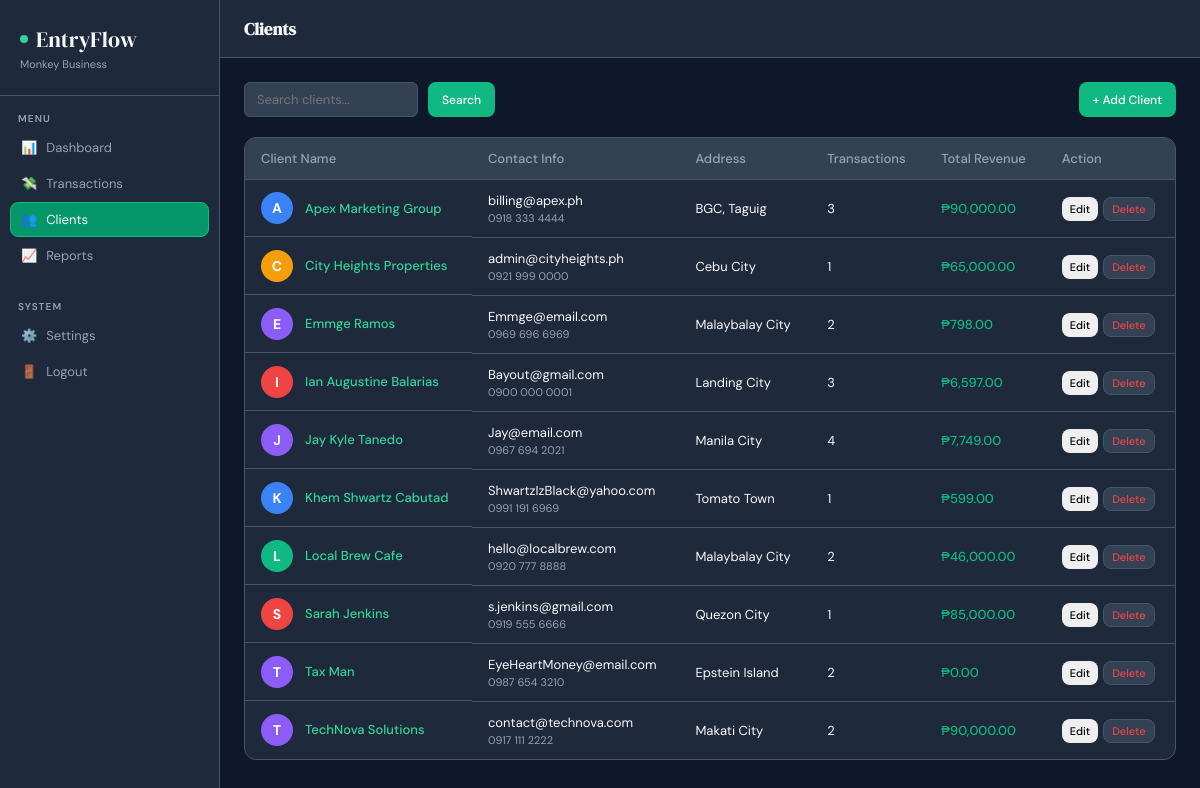
/clients.php (signed in), run on the app's committed database.
### tables this page shows
CREATE TABLE `clients` (
  `id` int(10) UNSIGNED NOT NULL,
  `user_id` int(10) UNSIGNED NOT NULL,
  `name` varchar(150) NOT NULL,
  `email` varchar(150) DEFAULT NULL,
  `phone` varchar(20) DEFAULT NULL,
  `address` text DEFAULT NULL,
  `notes` text DEFAULT NULL,
  `created_at` datetime NOT NULL DEFAULT current_timestamp(),
  `updated_at` datetime NOT NULL DEFAULT current_timestamp() ON UPDATE current_timestamp()
);

### clients.php (the view, shortened to what this page needs)
<?php
$db = getDB();
$userId = (int)$_SESSION['user_id'];
$search = $_GET['search'] ?? '';
$query = "
    SELECT c.*, COUNT(t.id) AS tx_count,
           SUM(CASE WHEN t.type='income' THEN t.amount ELSE 0 END) AS total_revenue
    FROM clients c
    LEFT JOIN transactions t ON t.client_id = c.id AND t.user_id = ?
    WHERE c.user_id = ?
";
$query .= " GROUP BY c.id ORDER BY c.name ASC";
$stmt = $db->prepare($query);
if ($search !== '') {
    $searchTerm = "%" . $search . "%";
    $stmt->bind_param("iis", $userId, $userId, $searchTerm);
} else {
    $stmt->bind_param("ii", $userId, $userId);
}
$stmt->execute();
$clients = $stmt->get_result()->fetch_all(MYSQLI_ASSOC);
include 'includes/header.php';
?>
<div style="display: flex; justify-content: space-between; margin-bottom: 20px;">
    <form method="GET" action="clients.php" style="display: flex; gap: 10px;">
        <input type="text" name="search" class="sb" placeholder="Search clients..." value="<?= htmlspecialchars($search) ?>">
        <button type="submit" class="btn btn-primary">Search</button>
    </form>
    <button class="btn btn-primary" onclick="openModal('clientModal')">+ Add Client</button>
</div>
<div class="tc">
    <table>
        <thead>
            <tr>
                <th>Client Name</th>
                <th>Contact Info</th>
                <th>Address</th>
                <th>Transactions</th>
                <th>Total Revenue</th>
                <th>Action</th>
            </tr>
        </thead>
        <tbody>
            <?php if (empty($clients)): ?>
                <tr>
                    <td colspan="6" style="text-align: center; padding: 30px; color: var(--text-muted);">No clients found.</td>
                </tr>
            <?php else: ?>
                <?php foreach ($clients as $client): ?>
                    <tr>
                        <td class="client-name-wrap">
                            <?php
                                $initial = strtoupper(substr($client['name'], 0, 1));
                                $colorClass = 'av-' . ((ord($initial) % 5) + 1);
                            ?>
                            <div class="avatar <?= $colorClass ?>"><?= $initial ?></div>
                            <span style="font-weight: 500; color: var(--primary-light);"><?= htmlspecialchars($client['name']) ?></span>
                        </td>
                        <td class="tdn">
                            <div><?= htmlspecialchars($client['email'] ?? 'No email') ?></div>
                            <div class="tds"><?= htmlspecialchars($client['phone'] ?? 'No phone') ?></div>
                        </td>
                        <td><?= htmlspecialchars($client['address'] ?? '—') ?></td>
                        <td><?= (int)$client['tx_count'] ?></td>
                        <td class="ap">₱<?= number_format($client['total_revenue'] ?? 0, 2) ?></td>
                        <td>
                            <div style="display: flex; gap: 5px;">
                                <button class="btn" style="padding: 4px 8px; font-size: 11px;"
                                    onclick="editClient(this)"
                                    data-id="<?= $client['id'] ?>"
                                    data-name="<?= htmlspecialchars($client['name']) ?>"
                                    data-email="<?= htmlspecialchars($client['email'] ?? '') ?>"
                                    data-phone="<?= htmlspecialchars($client['phone'] ?? '') ?>"
                                    data-address="<?= htmlspecialchars($client['address'] ?? '') ?>"
                                    data-notes="<?= htmlspecialchars($client['notes'] ?? '') ?>"
                                >Edit</button>
                                <button class="btn btn-danger" style="padding: 4px 8px; font-size: 11px;"
                                    onclick="confirmDelete('client', <?= $client['id'] ?>)">Delete</button>
                            </div>
                        </td>
                    </tr>
                <?php endforeach; ?>
            <?php endif; ?>
        </tbody>
    </table>
</div>
<?php include 'includes/footer.php'; ?>

### includes/header.php (shortened to what this page needs)
<?php
$headerDb = getDB();
$headerUid = (int)($_SESSION['user_id'] ?? 0);
$adminInfo = $headerDb->query("SELECT business_name, currency FROM admins WHERE id = $headerUid")->fetch_assoc();
$bizName = $adminInfo['business_name'] ?? 'My Business';
?>
<!DOCTYPE html>
<html lang="en">
<head>
    <link rel="stylesheet" href="assets/css/style.css?v=<?= time(); ?>">
</head>
<body>
    <aside class="sidebar">
        <div class="logo-wrap">
            <div class="logo"><div class="logo-dot"></div> EntryFlow</div>
            <div class="biz-name"><?= htmlspecialchars($bizName) ?></div>
        </div>
        <nav>
            <div class="nav-label">Menu</div>
            <a href="index.php" class="nav-item <?= basename($_SERVER['PHP_SELF']) == 'index.php' ? 'active' : '' ?>">
                <span class="ni-ic">📊</span> Dashboard
            </a>
            <a href="transactions.php" class="nav-item <?= basename($_SERVER['PHP_SELF']) == 'transactions.php' ? 'active' : '' ?>">
                <span class="ni-ic">💸</span> Transactions
            </a>
            <a href="clients.php" class="nav-item <?= basename($_SERVER['PHP_SELF']) == 'clients.php' ? 'active' : '' ?>">
                <span class="ni-ic">👥</span> Clients
            </a>
            <a href="reports.php" class="nav-item <?= basename($_SERVER['PHP_SELF']) == 'reports.php' ? 'active' : '' ?>">
                <span class="ni-ic">📈</span> Reports
            </a>
            <div class="nav-label" style="margin-top: 15px;">System</div>
            <a href="settings.php" class="nav-item <?= basename($_SERVER['PHP_SELF']) == 'settings.php' ? 'active' : '' ?>">
                <span class="ni-ic">⚙️</span> Settings
            </a>
            <a href="logout.php" class="nav-item">
                <span class="ni-ic">🚪</span> Logout
            </a>
        </nav>
    </aside>
    <main class="main">
        <header class="topbar">
            <h1 class="page-title">
                <?php
                    $pageName = basename($_SERVER['PHP_SELF'], ".php");
                    echo ucfirst($pageName === 'index' ? 'dashboard' : $pageName);
                ?>
            </h1>
        </header>
        <div class="content">

### assets/css/style.css (style rules this page uses)
:root { --primary: #10B981; --primary-dark: #059669; --primary-light: #34D399; --accent: #38BDF8; --bg-main: #0F172A; --surface-1: #1E293B; --surface-2: #334155; --border-color: #475569; --text-main: #F8FAFC; --text-muted: #94A3B8; --success: #10B981; --danger: #EF4444; --sidebar-width: 220px; }
*, *::before, *::after { box-sizing: border-box; margin: 0; padding: 0; }
body { font-family: 'DM Sans', sans-serif; background: var(--bg-main); color: var(--text-main); display: flex; height: 100vh; overflow: hidden; }
.sidebar { width: var(--sidebar-width); background: var(--surface-1); border-right: 1px solid var(--border-color); display: flex; flex-direction: column; flex-shrink: 0; padding-bottom: 24px; }
.logo-wrap { padding: 24px 20px; border-bottom: 1px solid var(--border-color); }
.logo { font-family: 'DM Serif Display', serif; font-size: 22px; display: flex; align-items: center; gap: 8px; }
.logo-dot { width: 8px; height: 8px; border-radius: 50%; background: var(--primary-light); }
.biz-name { font-size: 11px; color: var(--text-muted); margin-top: 3px; overflow: hidden; text-overflow: ellipsis; white-space: nowrap; }
nav { flex: 1; padding: 4px 10px; }
.nav-label { font-size: 10px; font-weight: 600; letter-spacing: 1.1px; color: var(--text-muted); text-transform: uppercase; padding: 12px 8px 5px; }
.nav-item { display: flex; align-items: center; gap: 9px; padding: 8px 10px; border-radius: 8px; font-size: 13px; color: var(--text-muted); cursor: pointer; transition: all 0.15s; margin-bottom: 1px; border: 1px solid transparent; text-decoration: none; }
.nav-item.active { background: var(--primary-dark); color: var(--text-main); border-color: var(--primary); }
.main { flex: 1; display: flex; flex-direction: column; overflow: hidden; }
.topbar { height: 58px; border-bottom: 1px solid var(--border-color); display: flex; align-items: center; padding: 0 24px; gap: 12px; background: var(--surface-1); flex-shrink: 0; }
.page-title { font-family: 'DM Serif Display', serif; font-size: 17px; flex: 1; }
.content { flex: 1; overflow-y: auto; padding: 24px; }
.tc { background: var(--surface-1); border: 1px solid var(--border-color); border-radius: 12px; overflow: hidden; }
table { width: 100%; border-collapse: collapse; text-align: left; font-size: 13px; }
th { background: var(--surface-2); padding: 12px 16px; color: var(--text-muted); font-weight: 500; border-bottom: 1px solid var(--border-color); }
td { padding: 12px 16px; border-bottom: 1px solid var(--border-color); vertical-align: middle; }
tr:last-child td { border-bottom: none; }
.tds { font-size: 11px; color: var(--text-muted); margin-top: 2px; }
.btn { padding: 7px 14px; border-radius: 8px; border: none; font-family: 'DM Sans', sans-serif; font-size: 12px; font-weight: 500; cursor: pointer; transition: all 0.15s; display: inline-flex; align-items: center; gap: 5px; }
.btn-primary { background: var(--primary); color: #fff; }
.btn-danger { background: var(--surface-2); color: var(--danger); border: 1px solid var(--border-color); }
.ap { color: var(--success); font-weight: 500; }
.sb { background: var(--surface-2); border: 1px solid var(--border-color); color: var(--text-main); padding: 8px 12px; border-radius: 6px; font-family: inherit; font-size: 13px; outline: none; transition: 0.2s; }
.avatar { width: 32px; height: 32px; border-radius: 50%; display: inline-flex; align-items: center; justify-content: center; font-weight: bold; color: #fff; margin-right: 12px; font-size: 14px; flex-shrink: 0; }
.client-name-wrap { display: flex; align-items: center; }
.av-1 { background-color: #3b82f6; }
.av-2 { background-color: #10b981; }
.av-3 { background-color: #f59e0b; }
.av-4 { background-color: #ef4444; }
.av-5 { background-color: #8b5cf6; }

### data on the page
clients: name "A", name "Apex Marketing Group", email "billing@apex.ph", phone "0918 333 4444", address "BGC, Taguig", tx_count "3", total_revenue "90,000.00"
clients: name "C", name "City Heights Properties", email "admin@cityheights.ph", phone "0921 999 0000", address "Cebu City", tx_count "1", total_revenue "65,000.00"
clients: name "E", name "Emmge Ramos", email "Emmge@email.com", phone "0969 696 6969", address "Malaybalay City", tx_count "2", total_revenue "798.00"
clients: name "I", name "Ian Augustine Balarias", email "Bayout@gmail.com", phone "0900 000 0001", address "Landing City", tx_count "3", total_revenue "6,597.00"
clients: name "J", name "Jay Kyle Tanedo", email "Jay@email.com", phone "0967 694 2021", address "Manila City", tx_count "4", total_revenue "7,749.00"
clients: name "K", name "Khem Shwartz Cabutad", email "ShwartzIzBlack@yahoo.com", phone "0991 191 6969", address "Tomato Town", tx_count "1", total_revenue "599.00"
clients: name "L", name "Local Brew Cafe", email "hello@localbrew.com", phone "0920 777 8888", address "Malaybalay City", tx_count "2", total_revenue "46,000.00"
clients: name "S", name "Sarah Jenkins", email "s.jenkins@gmail.com", phone "0919 555 6666", address "Quezon City", tx_count "1", total_revenue "85,000.00"
clients: name "T", name "Tax Man", email "EyeHeartMoney@email.com", phone "0987 654 3210", address "Epstein Island", tx_count "2", total_revenue "0.00"
clients: name "T", name "TechNova Solutions", email "contact@technova.com", phone "0917 111 2222", address "Makati City", tx_count "2", total_revenue "90,000.00"

### other printed values
$bizName "Monkey Business"
$pageName === 'index' ? 'dashboard' : $pageName "Clients"
